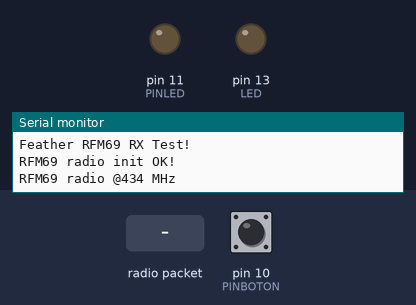
The sketch below on a simulated Arduino Uno, built with avr-gcc and run on an emulated ATmega328P. Parts: output pins drawn as LEDs (lit = HIGH), the last lines printed to the serial monitor. Dashed ring = blinking. Inputs (shaded band) come from the test bench; at power-on: pin 10 (PINBOTON) LOW. No radio packets arrive unless stated; pins used as bus, display or sensor lines are not drawn.

Above: at 4.2 s.
4.3 s: radio packet "1" arrives
At 4.45 s:
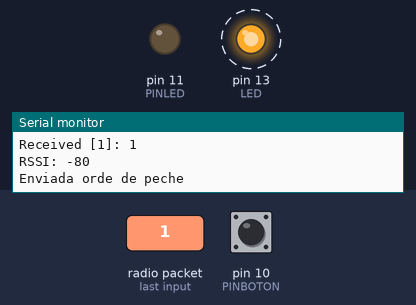
7.3 s: pin 10 (PINBOTON) pulled HIGH for 0.15 s
At 8.2 s:
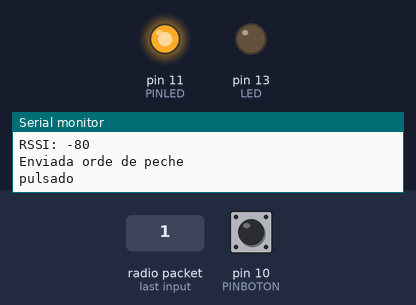
8.9 s: radio packet "0" arrives
At 9.05 s:
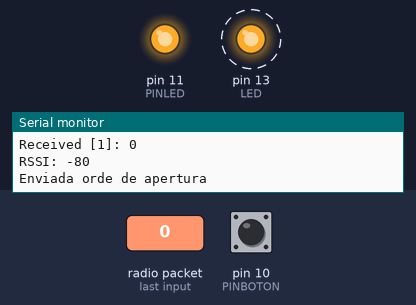
10.5 s: pin 10 (PINBOTON) pulled HIGH for 1 s
At 11.8 s:
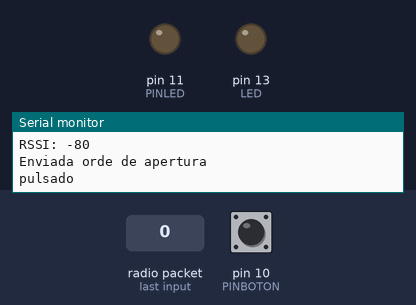
13.0 s: pin 10 (PINBOTON) pulled HIGH for 3.2 s
At 13.7 s:
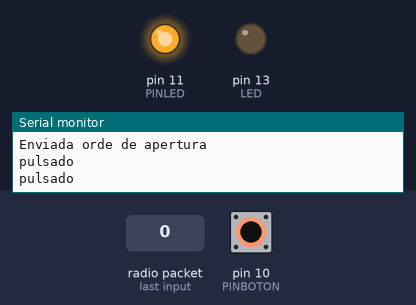
Timing chart, 0 to 16.0 s (numbered marks = the images above; inputs shaded):
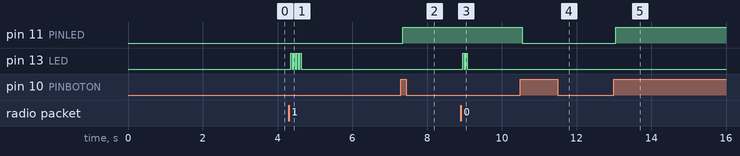

Measured:
- after the input at 4.3 s, pin 13 (LED): alternates HIGH for 0.04 s and LOW for 0.04 s, 8 changes in all, then stays LOW, starting after 0.06 s
- after the input at 7.3 s, pin 11 (PINLED): LOW → HIGH after 0.05 s
- after the input at 8.9 s, pin 13 (LED): alternates HIGH for 0.04 s and LOW for 0.04 s, 4 changes in all, then stays LOW, starting after 0.06 s
- after the input at 10.5 s, pin 11 (PINLED): HIGH → LOW after 0.05 s
- after the input at 13.0 s, pin 11 (PINLED): LOW → HIGH after 0.05 s

The sketch:

terra.ino
```cpp
// rf69 demo tx rx.pde
// -*- mode: C++ -*-
// Example sketch showing how to create a simple messageing client
// with the RH_RF69 class. RH_RF69 class does not provide for addressing or
// reliability, so you should only use RH_RF69  if you do not need the higher
// level messaging abilities.
// It is designed to work with the other example rf69_server.
// Demonstrates the use of AES encryption, setting the frequency and modem
// configuration

#include <SPI.h>
#include <RH_RF69.h>

/************ Radio Setup ***************/

// Change to 434.0 or other frequency, must match RX's freq!
#define RF69_FREQ 434.0

//definimos pins para radio e outras funcións
#define RFM69_CS      8
#define RFM69_INT     3
#define RFM69_RST     4
#define LED           13
#define PINBOTON      10
#define PINLED        11

//variabeis para a detección do estado do botón
int contadorBoton = 0;   // contador de pulsacións
int estadoBoton = 0;
int ultimoEstadoBoton = 0;

// Singleton instance of the radio driver
RH_RF69 rf69(RFM69_CS, RFM69_INT);

int16_t packetnum = 0;  // packet counter, we increment per xmission

void setup()
{
  Serial.begin(115200);
  //while (!Serial) { delay(1); } // wait until serial console is open, remove if not tethered to computer
  pinMode(PINBOTON, INPUT);
  pinMode(PINLED, OUTPUT);
  pinMode(LED, OUTPUT);
  pinMode(RFM69_RST, OUTPUT);
  digitalWrite(RFM69_RST, LOW);

//para que dea tempo a iniciarse o monitor serie antes de empezar a sacar mensaxes
  delay(3000);

  Serial.println("Feather RFM69 RX Test!");
  Serial.println();

  // manual reset
  digitalWrite(RFM69_RST, HIGH);
  delay(10);
  digitalWrite(RFM69_RST, LOW);
  delay(10);

  if (!rf69.init()) {
    Serial.println("RFM69 radio init failed");
    while (1);
  }
  Serial.println("RFM69 radio init OK!");

  // Defaults after init are 434.0MHz, modulation GFSK_Rb250Fd250, +13dbM (for low power module)
  // No encryption
  if (!rf69.setFrequency(RF69_FREQ)) {
    Serial.println("setFrequency failed");
  }

  // If you are using a high power RF69 eg RFM69HW, you *must* set a Tx power with the
  // ishighpowermodule flag set like this:
  rf69.setTxPower(20, true);  // range from 14-20 for power, 2nd arg must be true for 69HCW

  // The encryption key has to be the same as the one in the server
  uint8_t key[] = { 0x01, 0x02, 0x03, 0x04, 0x05, 0x06, 0x07, 0x08,
                    0x01, 0x02, 0x03, 0x04, 0x05, 0x06, 0x07, 0x08};
  rf69.setEncryptionKey(key);

  pinMode(LED, OUTPUT);

  Serial.print("RFM69 radio @");  Serial.print((int)RF69_FREQ);  Serial.println(" MHz");
}


void loop() {

//**** lemos o botón e actualizamos o contador ****//
//facemos a lectura do botón, unha pulsación cambia de estado
estadoBoton = digitalRead(PINBOTON);

 // comparamos a ver se cambiou o estado do botón
  if (estadoBoton != ultimoEstadoBoton) {
    //se cambiou e foi por premelo
    if (estadoBoton == HIGH) {
      contadorBoton++;
      Serial.println("pulsado");
      }
    // para evitar bounces
    delay(50);
  }
  // o estado último pasa a ser como o estado actual
  ultimoEstadoBoton = estadoBoton;

  //acendemos ou apagamos o led segundo se a pulsación é impar ou par
  if (contadorBoton % 2) {
    digitalWrite(PINLED, HIGH);
  }
  else {
    digitalWrite(PINLED, LOW);
  }

//**** recepción de mensaxes ****//
 if (rf69.available()) {
    // Should be a message for us now
    uint8_t buf[RH_RF69_MAX_MESSAGE_LEN];
    uint8_t len = sizeof(buf);
    if (rf69.recv(buf, &len)) {
      if (!len) return;
      buf[len] = 0;
      Serial.print("Received [");
      Serial.print(len);
      Serial.print("]: ");
      Serial.println((char*)buf);
      Serial.print("RSSI: ");
      Serial.println(rf69.lastRssi(), DEC);

//**** envío de comandos ****//
//Se o botón ten unha pulsación impar envíamos apertura
        if (contadorBoton % 2) {
        //creamos un array data que contén abrir
        uint8_t data[] = "abrir";
        //envíamos data indicando a súa lonxitude
        rf69.send(data, sizeof(data));
        //agardamos a que se envíe o paquete
        rf69.waitPacketSent();
        //imprimimos mensaxe de confirmación
        Serial.println("Enviada orde de apertura");
        //facemos que o led parpadee
        Blink(LED, 40, 2); //blink LED 2 times, 40ms between blinks
      }
      else {
        //envíamos cerrar, coa mesma estrutura que antes
        uint8_t data[] = "cerrar";
        rf69.send(data, sizeof(data));
        rf69.waitPacketSent();
        Serial.println("Enviada orde de peche");
        Blink(LED, 40, 4); //blink LED 3 times, 40ms between blinks
      }
      //esta mensaxe de confirmación non a imos envíar de momento
//      else if (strstr((char *)buf, "pres")){
//        // Send a reply!
//        uint8_t data[] = "correto";
//        rf69.send(data, sizeof(data));
//        rf69.waitPacketSent();
//        Serial.println("Sent a reply");
//        Blink(LED, 40, 3); //blink LED 3 times, 40ms between blinks
//        }

    }
    //se non recibimos nada
    else {
      Serial.println("Receive failed");
    }
  }
//  else {
//    Serial.println("Non hai RFM69 dispoñible");
//    delay(500);
//  }
}

//función que define o parpadeo
void Blink(byte PIN
, byte DELAY_MS, byte loops) {
  for (byte i=0; i<loops; i++)  {
    digitalWrite(PIN,HIGH);
    delay(DELAY_MS);
    digitalWrite(PIN,LOW);
    delay(DELAY_MS);
  }
}
```
